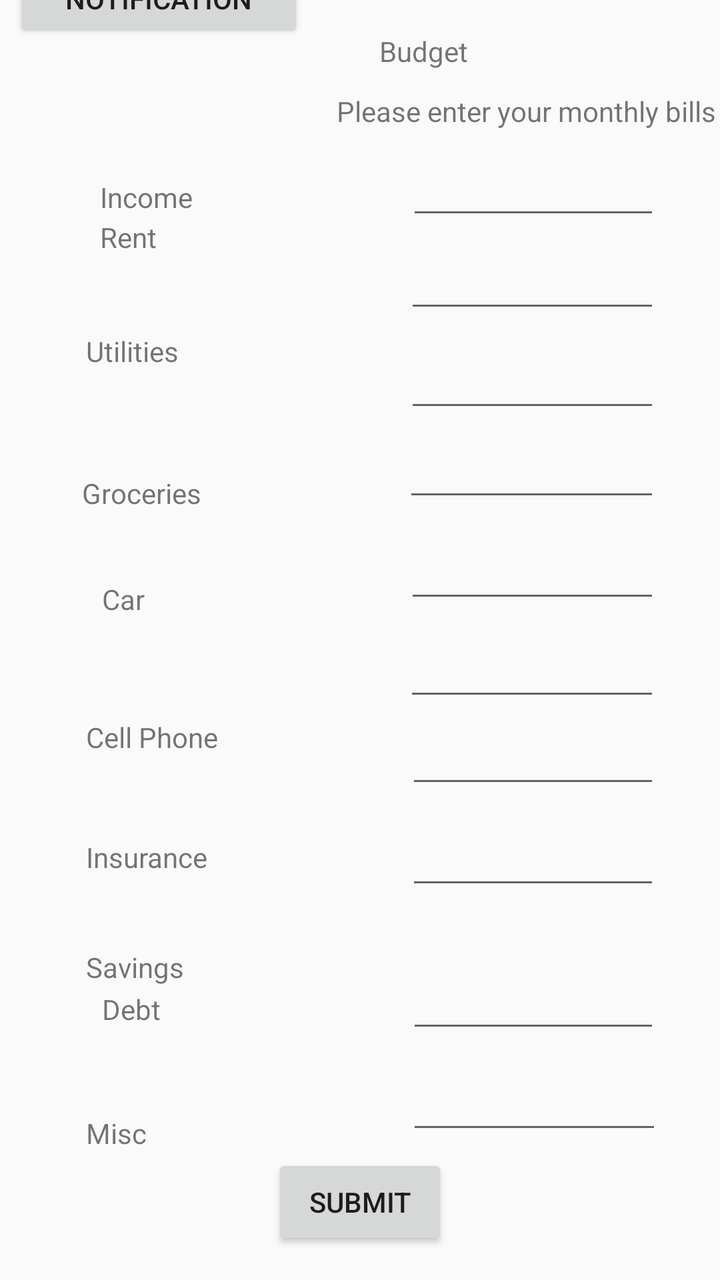
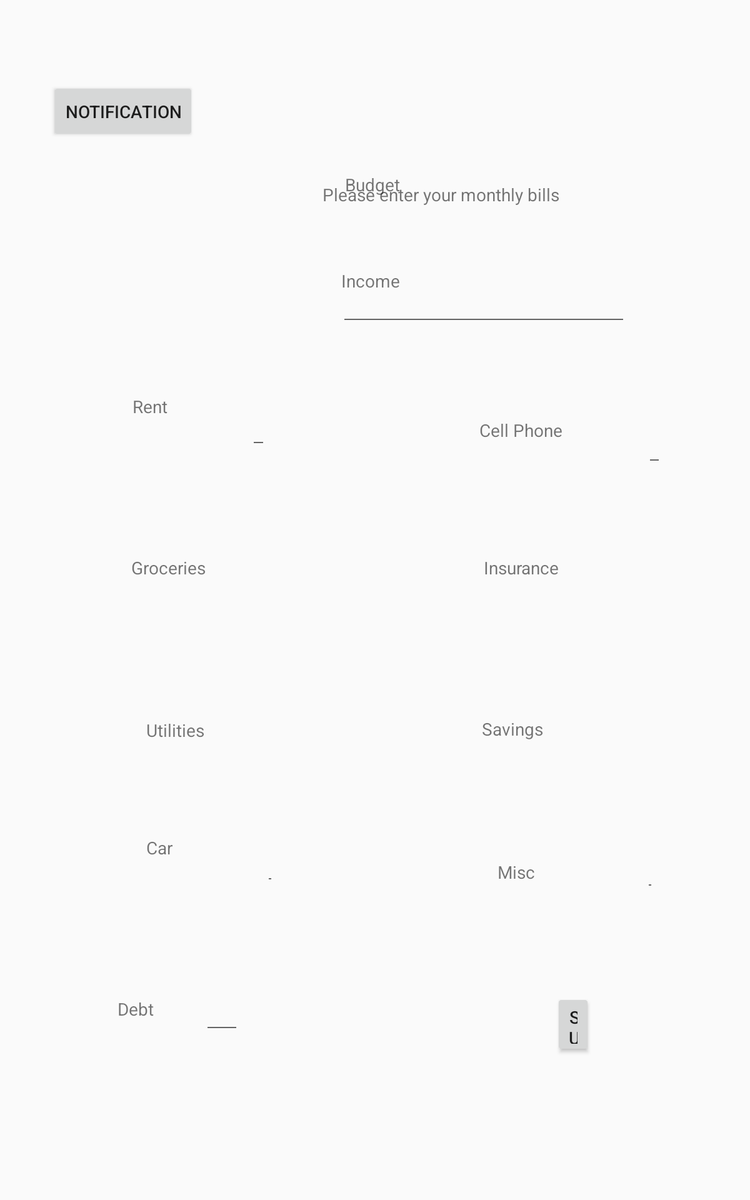

Compare how this app lays out the same screen by default and in its alternative resource folder. The renders come first, then the two layout files and the values they reference.
<!-- AndroidManifest.xml: application theme Theme.AppCompat.DayNight.DarkActionBar -->
<!-- res/layout/activity_main.xml -->
<?xml version="1.0" encoding="utf-8"?>
<androidx.constraintlayout.widget.ConstraintLayout xmlns:android="http://schemas.android.com/apk/res/android"
    xmlns:app="http://schemas.android.com/apk/res-auto"
    xmlns:tools="http://schemas.android.com/tools"
    android:layout_width="match_parent"
    android:layout_height="match_parent"
    tools:context=".MainActivity">

    <EditText
        android:id="@+id/inputUtilities"
        android:layout_width="0dp"
        android:layout_height="0dp"
        android:layout_marginEnd="30dp"
        android:layout_marginBottom="12dp"
        android:ems="10"
        android:inputType="number"
        app:layout_constraintBottom_toTopOf="@+id/inputGroceries"
        app:layout_constraintEnd_toEndOf="parent"
        app:layout_constraintStart_toEndOf="@+id/textUtilities"
        app:layout_constraintTop_toBottomOf="@+id/inputRent" />

    <EditText
        android:id="@+id/inputGroceries"
        android:layout_width="0dp"
        android:layout_height="0dp"
        android:layout_marginEnd="30dp"
        android:layout_marginBottom="18dp"
        android:ems="10"
        android:inputType="number"
        app:layout_constraintBottom_toTopOf="@+id/inputCar"
        app:layout_constraintEnd_toEndOf="parent"
        app:layout_constraintStart_toEndOf="@+id/textGroceries"
        app:layout_constraintTop_toBottomOf="@+id/inputUtilities" />

    <EditText
        android:id="@+id/inputCar"
        android:layout_width="0dp"
        android:layout_height="0dp"
        android:layout_marginEnd="30dp"
        android:layout_marginBottom="16dp"
        android:ems="10"
        android:inputType="number"
        app:layout_constraintBottom_toTopOf="@+id/inputCellPhone"
        app:layout_constraintEnd_toEndOf="parent"
        app:layout_constraintStart_toEndOf="@+id/textCar"
        app:layout_constraintTop_toBottomOf="@+id/inputGroceries" />

    <EditText
        android:id="@+id/inputCellPhone"
        android:layout_width="0dp"
        android:layout_height="0dp"
        android:layout_marginEnd="30dp"
        android:layout_marginBottom="11dp"
        android:ems="10"
        android:inputType="number"
        app:layout_constraintBottom_toTopOf="@+id/inputInsurance"
        app:layout_constraintEnd_toEndOf="parent"
        app:layout_constraintStart_toEndOf="@+id/textCellPhone"
        app:layout_constraintTop_toBottomOf="@+id/inputCar" />

    <EditText
        android:id="@+id/inputInsurance"
        android:layout_width="0dp"
        android:layout_height="0dp"
        android:layout_marginEnd="30dp"
        android:layout_marginBottom="18dp"
        android:ems="10"
        android:inputType="number"
        app:layout_constraintBottom_toTopOf="@+id/inputSavings"
        app:layout_constraintEnd_toEndOf="parent"
        app:layout_constraintStart_toEndOf="@+id/textInsurance"
        app:layout_constraintTop_toBottomOf="@+id/inputCellPhone" />

    <EditText
        android:id="@+id/inputSavings"
        android:layout_width="0dp"
        android:layout_height="0dp"
        android:layout_marginEnd="30dp"
        android:layout_marginBottom="39dp"
        android:ems="10"
        android:inputType="number"
        app:layout_constraintBottom_toTopOf="@+id/inputDebt"
        app:layout_constraintEnd_toEndOf="parent"
        app:layout_constraintStart_toEndOf="@+id/textSavings"
        app:layout_constraintTop_toBottomOf="@+id/inputInsurance" />

    <EditText
        android:id="@+id/inputDebt"
        android:layout_width="0dp"
        android:layout_height="0dp"
        android:layout_marginEnd="30dp"
        android:layout_marginBottom="18dp"
        android:ems="10"
        android:inputType="number"
        app:layout_constraintBottom_toTopOf="@+id/inputMisc"
        app:layout_constraintEnd_toEndOf="parent"
        app:layout_constraintStart_toEndOf="@+id/textDebt"
        app:layout_constraintTop_toBottomOf="@+id/inputSavings" />

    <EditText
        android:id="@+id/inputMisc"
        android:layout_width="0dp"
        android:layout_height="0dp"
        android:layout_marginEnd="29dp"
        android:layout_marginBottom="5dp"
        android:ems="10"
        android:inputType="number"
        app:layout_constraintBottom_toTopOf="@+id/buttonSubmit"
        app:layout_constraintEnd_toEndOf="parent"
        app:layout_constraintStart_toEndOf="@+id/textMisc"
        app:layout_constraintTop_toBottomOf="@+id/inputDebt" />

    <TextView
        android:id="@+id/textGroceries"
        android:layout_width="wrap_content"
        android:layout_height="wrap_content"
        android:layout_marginStart="41dp"
        android:layout_marginEnd="101dp"
        android:layout_marginBottom="431dp"
        android:text="Groceries"
        app:layout_constraintBottom_toBottomOf="parent"
        app:layout_constraintEnd_toStartOf="@+id/inputGroceries"
        app:layout_constraintStart_toStartOf="parent"
        app:layout_constraintTop_toBottomOf="@+id/notify" />

    <TextView
        android:id="@+id/textCar"
        android:layout_width="wrap_content"
        android:layout_height="wrap_content"
        android:layout_marginStart="51dp"
        android:layout_marginTop="34dp"
        android:layout_marginEnd="130dp"
        android:text="Car"
        app:layout_constraintEnd_toStartOf="@+id/inputCar"
        app:layout_constraintStart_toStartOf="parent"
        app:layout_constraintTop_toBottomOf="@+id/textGroceries" />

    <TextView
        android:id="@+id/textCellPhone"
        android:layout_width="wrap_content"
        android:layout_height="wrap_content"
        android:layout_marginStart="43dp"
        android:layout_marginTop="50dp"
        android:layout_marginEnd="93dp"
        android:text="Cell Phone"
        app:layout_constraintEnd_toStartOf="@+id/inputCellPhone"
        app:layout_constraintStart_toStartOf="parent"
        app:layout_constraintTop_toBottomOf="@+id/textCar" />

    <TextView
        android:id="@+id/textInsurance"
        android:layout_width="wrap_content"
        android:layout_height="wrap_content"
        android:layout_marginStart="43dp"
        android:layout_marginTop="41dp"
        android:layout_marginEnd="99dp"
        android:text="Insurance"
        app:layout_constraintEnd_toStartOf="@+id/inputInsurance"
        app:layout_constraintStart_toStartOf="parent"
        app:layout_constraintTop_toBottomOf="@+id/textCellPhone" />

    <TextView
        android:id="@+id/textSavings"
        android:layout_width="wrap_content"
        android:layout_height="wrap_content"
        android:layout_marginStart="43dp"
        android:layout_marginTop="36dp"
        android:layout_marginEnd="111dp"
        android:text="Savings"
        app:layout_constraintEnd_toStartOf="@+id/inputSavings"
        app:layout_constraintStart_toStartOf="parent"
        app:layout_constraintTop_toBottomOf="@+id/textInsurance" />

    <TextView
        android:id="@+id/textDebt"
        android:layout_width="wrap_content"
        android:layout_height="wrap_content"
        android:layout_marginStart="51dp"
        android:layout_marginEnd="123dp"
        android:layout_marginBottom="43dp"
        android:text="Debt"
        app:layout_constraintBottom_toTopOf="@+id/textMisc"
        app:layout_constraintEnd_toStartOf="@+id/inputDebt"
        app:layout_constraintStart_toStartOf="parent" />

    <TextView
        android:id="@+id/textMisc"
        android:layout_width="wrap_content"
        android:layout_height="wrap_content"
        android:layout_marginStart="43dp"
        android:layout_marginEnd="130dp"
        android:layout_marginBottom="64dp"
        android:text="Misc"
        app:layout_constraintBottom_toBottomOf="parent"
        app:layout_constraintEnd_toStartOf="@+id/inputMisc"
        app:layout_constraintStart_toStartOf="parent" />

    <TextView
        android:id="@+id/textUtilities"
        android:layout_width="wrap_content"
        android:layout_height="wrap_content"
        android:layout_marginStart="43dp"
        android:layout_marginEnd="113dp"
        android:layout_marginBottom="52dp"
        android:text="Utilities"
        app:layout_constraintBottom_toTopOf="@+id/textGroceries"
        app:layout_constraintEnd_toStartOf="@+id/inputUtilities"
        app:layout_constraintStart_toStartOf="parent" />

    <TextView
        android:id="@+id/textBudget"
        android:layout_width="wrap_content"
        android:layout_height="wrap_content"
        android:layout_marginTop="16dp"
        android:layout_marginEnd="126dp"
        android:layout_marginBottom="11dp"
        android:text="Budget"
        app:layout_constraintBottom_toTopOf="@+id/textView11"
        app:layout_constraintEnd_toEndOf="parent"
        app:layout_constraintHorizontal_bias="1.0"
        app:layout_constraintStart_toEndOf="@+id/notify"
        app:layout_constraintStart_toStartOf="parent"
        app:layout_constraintTop_toTopOf="parent" />

    <TextView
        android:id="@+id/textRent"
        android:layout_width="wrap_content"
        android:layout_height="wrap_content"
        android:layout_marginStart="50dp"
        android:layout_marginEnd="124dp"
        android:layout_marginBottom="38dp"
        android:text="Rent"
        app:layout_constraintBottom_toTopOf="@+id/textUtilities"
        app:layout_constraintEnd_toStartOf="@+id/inputRent"
        app:layout_constraintStart_toStartOf="parent" />

    <EditText
        android:id="@+id/inputRent"
        android:layout_width="0dp"
        android:layout_height="0dp"
        android:layout_marginEnd="30dp"
        android:layout_marginBottom="17dp"
        android:ems="10"
        android:inputType="number"
        app:layout_constraintBottom_toTopOf="@+id/inputUtilities"
        app:layout_constraintEnd_toEndOf="parent"
        app:layout_constraintStart_toEndOf="@+id/textRent"
        app:layout_constraintTop_toBottomOf="@+id/inputIncome" />

    <EditText
        android:id="@+id/inputIncome"
        android:layout_width="0dp"
        android:layout_height="0dp"
        android:layout_marginEnd="30dp"
        android:layout_marginBottom="14dp"
        android:ems="10"
        android:inputType="number"
        app:layout_constraintBottom_toTopOf="@+id/inputRent"
        app:layout_constraintEnd_toEndOf="parent"
        app:layout_constraintStart_toEndOf="@+id/textIncome"
        app:layout_constraintTop_toBottomOf="@+id/textView11" />

    <TextView
        android:id="@+id/textView11"
        android:layout_width="wrap_content"
        android:layout_height="wrap_content"
        android:layout_marginStart="72dp"
        android:layout_marginBottom="17dp"
        android:text="Please enter your monthly bills"
        app:layout_constraintBottom_toTopOf="@+id/inputIncome"
        app:layout_constraintStart_toEndOf="@+id/textIncome"
        app:layout_constraintTop_toBottomOf="@+id/textBudget" />

    <TextView
        android:id="@+id/textIncome"
        android:layout_width="wrap_content"
        android:layout_height="wrap_content"
        android:layout_marginStart="50dp"
        android:layout_marginTop="24dp"
        android:layout_marginEnd="107dp"
        android:text="Income"
        app:layout_constraintEnd_toStartOf="@+id/inputIncome"
        app:layout_constraintStart_toStartOf="parent"
        app:layout_constraintTop_toBottomOf="@+id/textView11" />

    <Button
        android:id="@+id/notify"
        android:layout_width="145dp"
        android:layout_height="44dp"
        android:layout_marginStart="7dp"
        android:layout_marginTop="24dp"
        android:layout_marginEnd="86dp"
        android:layout_marginBottom="216dp"
        android:text="Notification"
        app:layout_constraintBottom_toTopOf="@+id/textGroceries"
        app:layout_constraintEnd_toStartOf="@+id/textBudget"
        app:layout_constraintHorizontal_bias="0.0"
        app:layout_constraintStart_toStartOf="parent"
        app:layout_constraintTop_toTopOf="parent" />

    <Button
        android:id="@+id/buttonSubmit"
        android:layout_width="wrap_content"
        android:layout_height="wrap_content"
        android:layout_marginBottom="15dp"
        android:onClick="launchBillsActivity"
        android:text="Submit"
        app:layout_constraintBottom_toBottomOf="parent"
        app:layout_constraintEnd_toEndOf="parent"
        app:layout_constraintStart_toStartOf="parent"
        app:layout_constraintTop_toBottomOf="@+id/inputMisc" />
</androidx.constraintlayout.widget.ConstraintLayout>
<!-- resources referenced by this layout -->
<resources>

</resources>
<!-- res/layout-sw600dp/activity_main.xml (the repository's variant of the layout above) -->
<!-- drawn on a 7-inch tablet held upright -->
<?xml version="1.0" encoding="utf-8"?>
<androidx.constraintlayout.widget.ConstraintLayout xmlns:android="http://schemas.android.com/apk/res/android"
    xmlns:app="http://schemas.android.com/apk/res-auto"
    xmlns:tools="http://schemas.android.com/tools"
    android:layout_width="match_parent"
    android:layout_height="match_parent"
    tools:context=".MainActivity">

    <EditText
        android:id="@+id/inputIncome"
        android:layout_width="231dp"
        android:layout_height="63dp"
        android:layout_marginStart="178dp"
        android:layout_marginTop="36dp"
        android:layout_marginEnd="178dp"
        android:layout_marginBottom="33dp"
        android:ems="10"
        android:inputType="number"
        app:layout_constraintBottom_toTopOf="@+id/inputRent"
        app:layout_constraintEnd_toEndOf="@+id/inputSavings"
        app:layout_constraintStart_toStartOf="@+id/textIncome"
        app:layout_constraintTop_toBottomOf="@+id/textView11" />

    <EditText
        android:id="@+id/inputInsurance"
        android:layout_width="0dp"
        android:layout_height="42dp"
        android:layout_marginTop="215dp"
        android:layout_marginEnd="177dp"
        android:layout_marginBottom="216dp"
        android:ems="10"
        android:inputType="number"
        app:layout_constraintBottom_toTopOf="@+id/textMisc"
        app:layout_constraintEnd_toStartOf="@+id/textInsurance"
        app:layout_constraintStart_toEndOf="@+id/textGroceries"
        app:layout_constraintTop_toTopOf="@+id/textIncome" />

    <TextView
        android:id="@+id/textDebt"
        android:layout_width="0dp"
        android:layout_height="0dp"
        android:layout_marginStart="94dp"
        android:layout_marginTop="9dp"
        android:layout_marginEnd="37dp"
        android:layout_marginBottom="9dp"
        android:text="Debt"
        app:layout_constraintBottom_toBottomOf="@+id/inputDebt"
        app:layout_constraintEnd_toStartOf="@+id/inputDebt"
        app:layout_constraintStart_toStartOf="parent"
        app:layout_constraintTop_toTopOf="@+id/inputDebt" />

    <EditText
        android:id="@+id/inputUtilities"
        android:layout_width="0dp"
        android:layout_height="50dp"
        android:layout_marginTop="75dp"
        android:layout_marginEnd="75dp"
        android:layout_marginBottom="79dp"
        android:ems="10"
        android:inputType="number"
        app:layout_constraintBottom_toTopOf="@+id/buttonSubmit"
        app:layout_constraintEnd_toEndOf="parent"
        app:layout_constraintStart_toEndOf="@+id/textMisc"
        app:layout_constraintTop_toBottomOf="@+id/textSavings" />

    <Button
        android:id="@+id/buttonSubmit"
        android:layout_width="0dp"
        android:layout_height="51dp"
        android:layout_marginTop="794dp"
        android:layout_marginEnd="126dp"
        android:text="Submit"
        app:layout_constraintEnd_toEndOf="parent"
        app:layout_constraintStart_toEndOf="@+id/inputDebt"
        app:layout_constraintTop_toTopOf="parent" />

    <Button
        android:id="@+id/notify"
        android:layout_width="wrap_content"
        android:layout_height="wrap_content"
        android:layout_marginStart="40dp"
        android:layout_marginTop="40dp"
        android:text="Notification"
        app:layout_constraintBottom_toTopOf="@+id/textBudget"
        app:layout_constraintStart_toStartOf="parent"
        app:layout_constraintTop_toTopOf="parent" />

    <EditText
        android:id="@+id/inputDebt"
        android:layout_width="0dp"
        android:layout_height="42dp"
        android:layout_marginTop="101dp"
        android:layout_marginEnd="250dp"
        android:ems="10"
        android:inputType="number"
        app:layout_constraintEnd_toStartOf="@+id/buttonSubmit"
        app:layout_constraintStart_toEndOf="@+id/textDebt"
        app:layout_constraintTop_toBottomOf="@+id/textCar" />

    <TextView
        android:id="@+id/textUtilities"
        android:layout_width="wrap_content"
        android:layout_height="wrap_content"
        android:layout_marginStart="117dp"
        android:layout_marginEnd="46dp"
        android:text="Utilities"
        app:layout_constraintBaseline_toBaselineOf="@+id/inputMisc"
        app:layout_constraintEnd_toStartOf="@+id/inputMisc"
        app:layout_constraintStart_toStartOf="parent" />

    <TextView
        android:id="@+id/textMisc"
        android:layout_width="wrap_content"
        android:layout_height="wrap_content"
        android:layout_marginEnd="87dp"
        android:layout_marginBottom="87dp"
        android:text="Misc"
        app:layout_constraintBottom_toTopOf="@+id/buttonSubmit"
        app:layout_constraintEnd_toStartOf="@+id/inputUtilities"
        app:layout_constraintStart_toEndOf="@+id/inputGroceries" />

    <TextView
        android:id="@+id/textCar"
        android:layout_width="wrap_content"
        android:layout_height="wrap_content"
        android:layout_marginStart="117dp"
        android:layout_marginTop="75dp"
        android:layout_marginEnd="73dp"
        android:text="Car"
        app:layout_constraintEnd_toStartOf="@+id/inputGroceries"
        app:layout_constraintStart_toStartOf="parent"
        app:layout_constraintTop_toBottomOf="@+id/textUtilities" />

    <TextView
        android:id="@+id/textIncome"
        android:layout_width="wrap_content"
        android:layout_height="wrap_content"
        android:layout_marginTop="58dp"
        android:text="Income"
        app:layout_constraintEnd_toEndOf="@+id/textBudget"
        app:layout_constraintTop_toBottomOf="@+id/textBudget" />

    <TextView
        android:id="@+id/textView11"
        android:layout_width="wrap_content"
        android:layout_height="wrap_content"
        android:layout_marginTop="146dp"
        android:layout_marginEnd="55dp"
        android:text="Please enter your monthly bills"
        app:layout_constraintEnd_toEndOf="@+id/inputIncome"
        app:layout_constraintTop_toTopOf="parent" />

    <EditText
        android:id="@+id/inputMisc"
        android:layout_width="0dp"
        android:layout_height="40dp"
        android:layout_marginTop="115dp"
        android:layout_marginEnd="177dp"
        android:layout_marginBottom="116dp"
        android:ems="10"
        android:inputType="number"
        app:layout_constraintBottom_toBottomOf="@+id/inputUtilities"
        app:layout_constraintEnd_toStartOf="@+id/textSavings"
        app:layout_constraintStart_toEndOf="@+id/textUtilities"
        app:layout_constraintTop_toTopOf="@+id/textGroceries" />

    <EditText
        android:id="@+id/inputCar"
        android:layout_width="0dp"
        android:layout_height="42dp"
        android:layout_marginTop="70dp"
        android:layout_marginEnd="69dp"
        android:layout_marginBottom="68dp"
        android:ems="10"
        android:inputType="number"
        app:layout_constraintBottom_toTopOf="@+id/inputCellPhone"
        app:layout_constraintEnd_toEndOf="parent"
        app:layout_constraintStart_toEndOf="@+id/textCellPhone"
        app:layout_constraintTop_toBottomOf="@+id/inputIncome" />

    <TextView
        android:id="@+id/textBudget"
        android:layout_width="wrap_content"
        android:layout_height="wrap_content"
        android:layout_marginStart="276dp"
        android:layout_marginTop="138dp"
        android:text="Budget"
        app:layout_constraintStart_toStartOf="parent"
        app:layout_constraintTop_toTopOf="parent" />

    <EditText
        android:id="@+id/inputCellPhone"
        android:layout_width="0dp"
        android:layout_height="42dp"
        android:layout_marginTop="229dp"
        android:layout_marginEnd="86dp"
        android:layout_marginBottom="229dp"
        android:ems="10"
        android:inputType="number"
        app:layout_constraintBottom_toBottomOf="@+id/inputUtilities"
        app:layout_constraintEnd_toEndOf="parent"
        app:layout_constraintStart_toEndOf="@+id/textInsurance"
        app:layout_constraintTop_toTopOf="@+id/textIncome" />

    <TextView
        android:id="@+id/textCellPhone"
        android:layout_width="wrap_content"
        android:layout_height="wrap_content"
        android:layout_marginEnd="66dp"
        android:text="Cell Phone"
        app:layout_constraintEnd_toStartOf="@+id/inputCar"
        app:layout_constraintStart_toEndOf="@+id/inputRent"
        app:layout_constraintTop_toTopOf="@+id/inputCar" />

    <EditText
        android:id="@+id/inputSavings"
        android:layout_width="0dp"
        android:layout_height="42dp"
        android:layout_marginTop="87dp"
        android:layout_marginEnd="99dp"
        android:layout_marginBottom="87dp"
        android:ems="10"
        android:inputType="number"
        app:layout_constraintBottom_toTopOf="@+id/textMisc"
        app:layout_constraintEnd_toEndOf="parent"
        app:layout_constraintStart_toEndOf="@+id/textSavings"
        app:layout_constraintTop_toBottomOf="@+id/inputInsurance" />

    <TextView
        android:id="@+id/textSavings"
        android:layout_width="wrap_content"
        android:layout_height="wrap_content"
        android:layout_marginEnd="68dp"
        android:text="Savings"
        app:layout_constraintBaseline_toBaselineOf="@+id/inputSavings"
        app:layout_constraintEnd_toStartOf="@+id/inputSavings"
        app:layout_constraintStart_toEndOf="@+id/inputMisc" />

    <TextView
        android:id="@+id/textRent"
        android:layout_width="wrap_content"
        android:layout_height="wrap_content"
        android:layout_marginTop="18dp"
        android:layout_marginEnd="65dp"
        android:text="Rent"
        app:layout_constraintEnd_toStartOf="@+id/inputRent"
        app:layout_constraintTop_toTopOf="@+id/inputRent" />

    <TextView
        android:id="@+id/textInsurance"
        android:layout_width="wrap_content"
        android:layout_height="wrap_content"
        android:layout_marginEnd="68dp"
        android:text="Insurance"
        app:layout_constraintEnd_toStartOf="@+id/inputCellPhone"
        app:layout_constraintStart_toEndOf="@+id/inputInsurance"
        app:layout_constraintTop_toTopOf="@+id/inputCellPhone" />

    <EditText
        android:id="@+id/inputGroceries"
        android:layout_width="0dp"
        android:layout_height="42dp"
        android:layout_marginTop="106dp"
        android:layout_marginEnd="177dp"
        android:layout_marginBottom="106dp"
        android:ems="10"
        android:inputType="number"
        app:layout_constraintBottom_toBottomOf="@+id/textDebt"
        app:layout_constraintEnd_toStartOf="@+id/textMisc"
        app:layout_constraintStart_toEndOf="@+id/textCar"
        app:layout_constraintTop_toTopOf="@+id/inputMisc" />

    <EditText
        android:id="@+id/inputRent"
        android:layout_width="0dp"
        android:layout_height="65dp"
        android:layout_marginStart="199dp"
        android:layout_marginTop="82dp"
        android:layout_marginEnd="169dp"
        android:layout_marginBottom="82dp"
        android:ems="10"
        android:inputType="number"
        app:layout_constraintBottom_toTopOf="@+id/textGroceries"
        app:layout_constraintEnd_toStartOf="@+id/textCellPhone"
        app:layout_constraintStart_toStartOf="parent"
        app:layout_constraintTop_toTopOf="@+id/textIncome" />

    <TextView
        android:id="@+id/textGroceries"
        android:layout_width="wrap_content"
        android:layout_height="wrap_content"
        android:layout_marginStart="105dp"
        android:layout_marginEnd="47dp"
        android:text="Groceries"
        app:layout_constraintBaseline_toBaselineOf="@+id/inputInsurance"
        app:layout_constraintEnd_toStartOf="@+id/inputInsurance"
        app:layout_constraintStart_toStartOf="parent" />

</androidx.constraintlayout.widget.ConstraintLayout>
